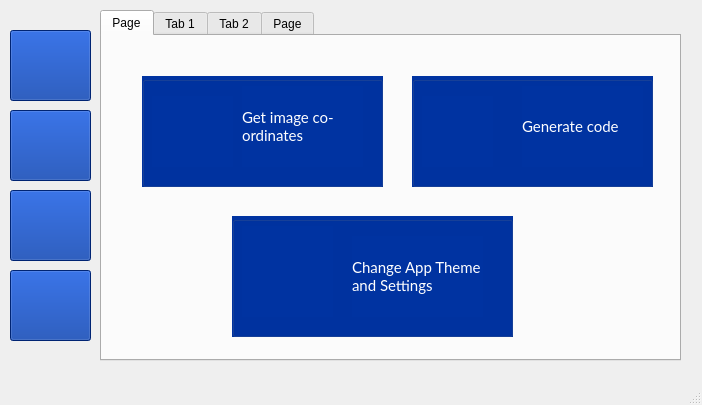
<?xml version="1.0" encoding="UTF-8"?>
<ui version="4.0">
 <class>MainWindow</class>
 <widget class="QMainWindow" name="MainWindow">
  <property name="geometry">
   <rect>
    <x>0</x>
    <y>0</y>
    <width>702</width>
    <height>405</height>
   </rect>
  </property>
  <property name="windowTitle">
   <string>MainWindow</string>
  </property>
  <property name="autoFillBackground">
   <bool>false</bool>
  </property>
  <property name="animated">
   <bool>true</bool>
  </property>
  <widget class="QWidget" name="centralwidget">
   <widget class="QPushButton" name="home">
    <property name="geometry">
     <rect>
      <x>10</x>
      <y>30</y>
      <width>81</width>
      <height>71</height>
     </rect>
    </property>
    <property name="styleSheet">
     <string notr="true">background-color: rgb(0, 51, 161);</string>
    </property>
    <property name="text">
     <string/>
    </property>
    <property name="icon">
     <iconset resource="photo.qrc">
      <normaloff>:/icons/home.png</normaloff>:/icons/home.png</iconset>
    </property>
    <property name="iconSize">
     <size>
      <width>50</width>
      <height>50</height>
     </size>
    </property>
   </widget>
   <widget class="QPushButton" name="imgLoader">
    <property name="geometry">
     <rect>
      <x>10</x>
      <y>110</y>
      <width>81</width>
      <height>71</height>
     </rect>
    </property>
    <property name="styleSheet">
     <string notr="true">background-color: rgb(0, 51, 161);</string>
    </property>
    <property name="text">
     <string/>
    </property>
    <property name="icon">
     <iconset resource="photo.qrc">
      <normaloff>:/icons/pic.png</normaloff>:/icons/pic.png</iconset>
    </property>
    <property name="iconSize">
     <size>
      <width>50</width>
      <height>50</height>
     </size>
    </property>
   </widget>
   <widget class="QPushButton" name="codeGen">
    <property name="geometry">
     <rect>
      <x>10</x>
      <y>190</y>
      <width>81</width>
      <height>71</height>
     </rect>
    </property>
    <property name="styleSheet">
     <string notr="true">background-color: rgb(0, 51, 161);</string>
    </property>
    <property name="text">
     <string/>
    </property>
    <property name="icon">
     <iconset resource="photo.qrc">
      <normaloff>:/icons/code.png</normaloff>:/icons/code.png</iconset>
    </property>
    <property name="iconSize">
     <size>
      <width>50</width>
      <height>50</height>
     </size>
    </property>
   </widget>
   <widget class="QPushButton" name="settings">
    <property name="geometry">
     <rect>
      <x>10</x>
      <y>270</y>
      <width>81</width>
      <height>71</height>
     </rect>
    </property>
    <property name="styleSheet">
     <string notr="true">background-color: rgb(0, 51, 161);</string>
    </property>
    <property name="text">
     <string/>
    </property>
    <property name="icon">
     <iconset resource="photo.qrc">
      <normaloff>:/icons/settings.png</normaloff>:/icons/settings.png</iconset>
    </property>
    <property name="iconSize">
     <size>
      <width>50</width>
      <height>50</height>
     </size>
    </property>
   </widget>
   <widget class="QTabWidget" name="tabWidget">
    <property name="geometry">
     <rect>
      <x>100</x>
      <y>10</y>
      <width>581</width>
      <height>351</height>
     </rect>
    </property>
    <property name="currentIndex">
     <number>0</number>
    </property>
    <property name="tabBarAutoHide">
     <bool>false</bool>
    </property>
    <widget class="QWidget" name="tab_4">
     <attribute name="title">
      <string>Page</string>
     </attribute>
     <widget class="QGroupBox" name="groupBox">
      <property name="geometry">
       <rect>
        <x>40</x>
        <y>40</y>
        <width>241</width>
        <height>111</height>
       </rect>
      </property>
      <property name="styleSheet">
       <string notr="true">background-color: rgb(0, 51, 161);</string>
      </property>
      <property name="title">
       <string/>
      </property>
      <widget class="QLabel" name="label_2">
       <property name="geometry">
        <rect>
         <x>100</x>
         <y>10</y>
         <width>121</width>
         <height>81</height>
        </rect>
       </property>
       <property name="font">
        <font>
         <family>Lato</family>
         <pointsize>11</pointsize>
        </font>
       </property>
       <property name="styleSheet">
        <string notr="true">color: rgb(255, 255, 255);</string>
       </property>
       <property name="text">
        <string>Get image co-ordinates</string>
       </property>
       <property name="wordWrap">
        <bool>true</bool>
       </property>
      </widget>
      <widget class="QLabel" name="label_3">
       <property name="geometry">
        <rect>
         <x>10</x>
         <y>20</y>
         <width>81</width>
         <height>71</height>
        </rect>
       </property>
       <property name="text">
        <string/>
       </property>
       <property name="pixmap">
        <pixmap resource="photo.qrc">:/icons/pic.png</pixmap>
       </property>
       <property name="scaledContents">
        <bool>true</bool>
       </property>
      </widget>
     </widget>
     <widget class="QGroupBox" name="groupBox_2">
      <property name="geometry">
       <rect>
        <x>310</x>
        <y>40</y>
        <width>241</width>
        <height>111</height>
       </rect>
      </property>
      <property name="styleSheet">
       <string notr="true">background-color: rgb(0, 51, 161);</string>
      </property>
      <property name="title">
       <string/>
      </property>
      <widget class="QLabel" name="label_4">
       <property name="geometry">
        <rect>
         <x>110</x>
         <y>10</y>
         <width>121</width>
         <height>81</height>
        </rect>
       </property>
       <property name="font">
        <font>
         <family>Lato</family>
         <pointsize>11</pointsize>
        </font>
       </property>
       <property name="styleSheet">
        <string notr="true">color: rgb(255, 255, 255);</string>
       </property>
       <property name="text">
        <string>Generate code</string>
       </property>
       <property name="wordWrap">
        <bool>true</bool>
       </property>
      </widget>
      <widget class="QLabel" name="label_5">
       <property name="geometry">
        <rect>
         <x>10</x>
         <y>20</y>
         <width>61</width>
         <height>51</height>
        </rect>
       </property>
       <property name="text">
        <string/>
       </property>
      </widget>
      <widget class="QLabel" name="label_6">
       <property name="geometry">
        <rect>
         <x>10</x>
         <y>20</y>
         <width>71</width>
         <height>71</height>
        </rect>
       </property>
       <property name="text">
        <string/>
       </property>
       <property name="pixmap">
        <pixmap resource="photo.qrc">:/icons/code.png</pixmap>
       </property>
       <property name="scaledContents">
        <bool>true</bool>
       </property>
      </widget>
     </widget>
     <widget class="QGroupBox" name="groupBox_4">
      <property name="geometry">
       <rect>
        <x>130</x>
        <y>180</y>
        <width>281</width>
        <height>121</height>
       </rect>
      </property>
      <property name="styleSheet">
       <string notr="true">background-color: rgb(0, 51, 161);</string>
      </property>
      <property name="title">
       <string/>
      </property>
      <widget class="QLabel" name="label_9">
       <property name="geometry">
        <rect>
         <x>120</x>
         <y>20</y>
         <width>131</width>
         <height>81</height>
        </rect>
       </property>
       <property name="font">
        <font>
         <family>Lato</family>
         <pointsize>11</pointsize>
        </font>
       </property>
       <property name="styleSheet">
        <string notr="true">color: rgb(255, 255, 255);</string>
       </property>
       <property name="text">
        <string>Change App Theme and Settings</string>
       </property>
       <property name="wordWrap">
        <bool>true</bool>
       </property>
      </widget>
      <widget class="QLabel" name="label_10">
       <property name="geometry">
        <rect>
         <x>10</x>
         <y>10</y>
         <width>91</width>
         <height>91</height>
        </rect>
       </property>
       <property name="text">
        <string/>
       </property>
       <property name="pixmap">
        <pixmap resource="photo.qrc">:/icons/settings.png</pixmap>
       </property>
       <property name="scaledContents">
        <bool>true</bool>
       </property>
      </widget>
     </widget>
    </widget>
    <widget class="QWidget" name="tab">
     <attribute name="title">
      <string>Tab 1</string>
     </attribute>
     <widget class="QLineEdit" name="imageLocation">
      <property name="geometry">
       <rect>
        <x>50</x>
        <y>60</y>
        <width>391</width>
        <height>21</height>
       </rect>
      </property>
      <property name="font">
       <font>
        <family>Lato</family>
        <pointsize>10</pointsize>
       </font>
      </property>
      <property name="readOnly">
       <bool>true</bool>
      </property>
      <property name="placeholderText">
       <string>Browse Image Location</string>
      </property>
     </widget>
     <widget class="QPushButton" name="browse">
      <property name="geometry">
       <rect>
        <x>450</x>
        <y>50</y>
        <width>41</width>
        <height>41</height>
       </rect>
      </property>
      <property name="text">
       <string/>
      </property>
      <property name="icon">
       <iconset resource="photo.qrc">
        <normaloff>:/icons/browse.png</normaloff>:/icons/browse.png</iconset>
      </property>
      <property name="iconSize">
       <size>
        <width>24</width>
        <height>24</height>
       </size>
      </property>
      <property name="checkable">
       <bool>false</bool>
      </property>
      <property name="flat">
       <bool>true</bool>
      </property>
     </widget>
     <widget class="QPushButton" name="load">
      <property name="geometry">
       <rect>
        <x>220</x>
        <y>110</y>
        <width>91</width>
        <height>31</height>
       </rect>
      </property>
      <property name="font">
       <font>
        <family>Lato</family>
        <pointsize>11</pointsize>
       </font>
      </property>
      <property name="styleSheet">
       <string notr="true">background-color: rgb(0, 51, 161);
color: rgb(255, 255, 255);</string>
      </property>
      <property name="text">
       <string>Load</string>
      </property>
     </widget>
     <widget class="QLineEdit" name="genText">
      <property name="geometry">
       <rect>
        <x>240</x>
        <y>200</y>
        <width>61</width>
        <height>21</height>
       </rect>
      </property>
      <property name="font">
       <font>
        <family>Lato</family>
        <pointsize>10</pointsize>
       </font>
      </property>
      <property name="readOnly">
       <bool>true</bool>
      </property>
     </widget>
     <widget class="QPushButton" name="copy">
      <property name="geometry">
       <rect>
        <x>310</x>
        <y>190</y>
        <width>41</width>
        <height>41</height>
       </rect>
      </property>
      <property name="text">
       <string/>
      </property>
      <property name="icon">
       <iconset resource="photo.qrc">
        <normaloff>:/icons/copy.png</normaloff>:/icons/copy.png</iconset>
      </property>
      <property name="iconSize">
       <size>
        <width>24</width>
        <height>24</height>
       </size>
      </property>
      <property name="flat">
       <bool>true</bool>
      </property>
     </widget>
    </widget>
    <widget class="QWidget" name="tab_2">
     <attribute name="title">
      <string>Tab 2</string>
     </attribute>
     <widget class="QLineEdit" name="codeText">
      <property name="geometry">
       <rect>
        <x>90</x>
        <y>70</y>
        <width>371</width>
        <height>21</height>
       </rect>
      </property>
      <property name="font">
       <font>
        <family>Lato</family>
        <pointsize>10</pointsize>
       </font>
      </property>
      <property name="readOnly">
       <bool>true</bool>
      </property>
     </widget>
     <widget class="QPushButton" name="copyCodes">
      <property name="geometry">
       <rect>
        <x>470</x>
        <y>60</y>
        <width>41</width>
        <height>41</height>
       </rect>
      </property>
      <property name="text">
       <string/>
      </property>
      <property name="icon">
       <iconset resource="photo.qrc">
        <normaloff>:/icons/copy.png</normaloff>:/icons/copy.png</iconset>
      </property>
      <property name="iconSize">
       <size>
        <width>24</width>
        <height>24</height>
       </size>
      </property>
      <property name="flat">
       <bool>true</bool>
      </property>
     </widget>
     <widget class="QPushButton" name="generate">
      <property name="geometry">
       <rect>
        <x>210</x>
        <y>250</y>
        <width>101</width>
        <height>31</height>
       </rect>
      </property>
      <property name="font">
       <font>
        <family>Lato</family>
        <pointsize>11</pointsize>
        <weight>50</weight>
        <bold>false</bold>
       </font>
      </property>
      <property name="styleSheet">
       <string notr="true">background-color: rgb(0, 51, 161);
color: rgb(255, 255, 255);</string>
      </property>
      <property name="text">
       <string>Generate</string>
      </property>
     </widget>
     <widget class="QRadioButton" name="DBClick">
      <property name="geometry">
       <rect>
        <x>290</x>
        <y>160</y>
        <width>151</width>
        <height>17</height>
       </rect>
      </property>
      <property name="font">
       <font>
        <family>Lato</family>
        <pointsize>10</pointsize>
       </font>
      </property>
      <property name="text">
       <string>  Double Click</string>
      </property>
     </widget>
     <widget class="QRadioButton" name="lClick">
      <property name="geometry">
       <rect>
        <x>150</x>
        <y>190</y>
        <width>121</width>
        <height>20</height>
       </rect>
      </property>
      <property name="font">
       <font>
        <family>Lato</family>
        <pointsize>10</pointsize>
       </font>
      </property>
      <property name="text">
       <string>  Left Click</string>
      </property>
     </widget>
     <widget class="QRadioButton" name="rClick">
      <property name="geometry">
       <rect>
        <x>290</x>
        <y>190</y>
        <width>141</width>
        <height>17</height>
       </rect>
      </property>
      <property name="font">
       <font>
        <family>Lato</family>
        <pointsize>10</pointsize>
       </font>
      </property>
      <property name="text">
       <string>  Right Click</string>
      </property>
     </widget>
     <widget class="QLineEdit" name="codeText2">
      <property name="geometry">
       <rect>
        <x>90</x>
        <y>120</y>
        <width>371</width>
        <height>21</height>
       </rect>
      </property>
      <property name="font">
       <font>
        <family>Lato</family>
        <pointsize>10</pointsize>
       </font>
      </property>
      <property name="readOnly">
       <bool>true</bool>
      </property>
     </widget>
     <widget class="QPushButton" name="copyCodes2">
      <property name="geometry">
       <rect>
        <x>470</x>
        <y>110</y>
        <width>41</width>
        <height>41</height>
       </rect>
      </property>
      <property name="text">
       <string/>
      </property>
      <property name="icon">
       <iconset resource="photo.qrc">
        <normaloff>:/icons/copy.png</normaloff>:/icons/copy.png</iconset>
      </property>
      <property name="iconSize">
       <size>
        <width>24</width>
        <height>24</height>
       </size>
      </property>
      <property name="flat">
       <bool>true</bool>
      </property>
     </widget>
     <widget class="QRadioButton" name="sClick">
      <property name="geometry">
       <rect>
        <x>150</x>
        <y>160</y>
        <width>121</width>
        <height>20</height>
       </rect>
      </property>
      <property name="font">
       <font>
        <family>Lato</family>
        <pointsize>10</pointsize>
       </font>
      </property>
      <property name="text">
       <string>  Single Click</string>
      </property>
     </widget>
     <widget class="QLabel" name="label_7">
      <property name="geometry">
       <rect>
        <x>140</x>
        <y>20</y>
        <width>261</width>
        <height>31</height>
       </rect>
      </property>
      <property name="font">
       <font>
        <family>Lato</family>
        <pointsize>11</pointsize>
       </font>
      </property>
      <property name="text">
       <string>Copy and Paste this code on:</string>
      </property>
     </widget>
     <widget class="QLabel" name="line1">
      <property name="geometry">
       <rect>
        <x>16</x>
        <y>70</y>
        <width>71</width>
        <height>20</height>
       </rect>
      </property>
      <property name="font">
       <font>
        <family>Lato</family>
        <pointsize>10</pointsize>
       </font>
      </property>
      <property name="text">
       <string>line 167:</string>
      </property>
     </widget>
     <widget class="QLabel" name="line2">
      <property name="geometry">
       <rect>
        <x>15</x>
        <y>120</y>
        <width>71</width>
        <height>20</height>
       </rect>
      </property>
      <property name="font">
       <font>
        <family>Lato</family>
        <pointsize>10</pointsize>
       </font>
      </property>
      <property name="text">
       <string>line 398:</string>
      </property>
     </widget>
    </widget>
    <widget class="QWidget" name="tab_3">
     <attribute name="title">
      <string>Page</string>
     </attribute>
     <widget class="QPushButton" name="darkTheme">
      <property name="geometry">
       <rect>
        <x>100</x>
        <y>210</y>
        <width>91</width>
        <height>81</height>
       </rect>
      </property>
      <property name="styleSheet">
       <string notr="true">background-color: rgb(50, 50, 50);</string>
      </property>
      <property name="text">
       <string/>
      </property>
     </widget>
     <widget class="QPushButton" name="qdarkTheme">
      <property name="geometry">
       <rect>
        <x>230</x>
        <y>210</y>
        <width>91</width>
        <height>81</height>
       </rect>
      </property>
      <property name="styleSheet">
       <string notr="true">background-color: rgb(34, 43, 46);</string>
      </property>
      <property name="text">
       <string/>
      </property>
     </widget>
     <widget class="QPushButton" name="defaultTheme">
      <property name="geometry">
       <rect>
        <x>360</x>
        <y>210</y>
        <width>91</width>
        <height>81</height>
       </rect>
      </property>
      <property name="styleSheet">
       <string notr="true">background-color: rgb(255, 255, 255);
border-color: rgb(255, 255, 255);</string>
      </property>
      <property name="text">
       <string/>
      </property>
     </widget>
     <widget class="QLabel" name="label">
      <property name="geometry">
       <rect>
        <x>160</x>
        <y>150</y>
        <width>231</width>
        <height>31</height>
       </rect>
      </property>
      <property name="font">
       <font>
        <family>Lato</family>
        <pointsize>15</pointsize>
        <weight>50</weight>
        <bold>false</bold>
       </font>
      </property>
      <property name="text">
       <string>Select App Theme</string>
      </property>
     </widget>
    </widget>
   </widget>
   <zorder>tabWidget</zorder>
   <zorder>home</zorder>
   <zorder>imgLoader</zorder>
   <zorder>codeGen</zorder>
   <zorder>settings</zorder>
  </widget>
  <widget class="QMenuBar" name="menubar">
   <property name="geometry">
    <rect>
     <x>0</x>
     <y>0</y>
     <width>702</width>
     <height>26</height>
    </rect>
   </property>
  </widget>
  <widget class="QStatusBar" name="statusbar"/>
 </widget>
 <resources>
  <include location="photo.qrc"/>
 </resources>
 <connections/>
</ui>
